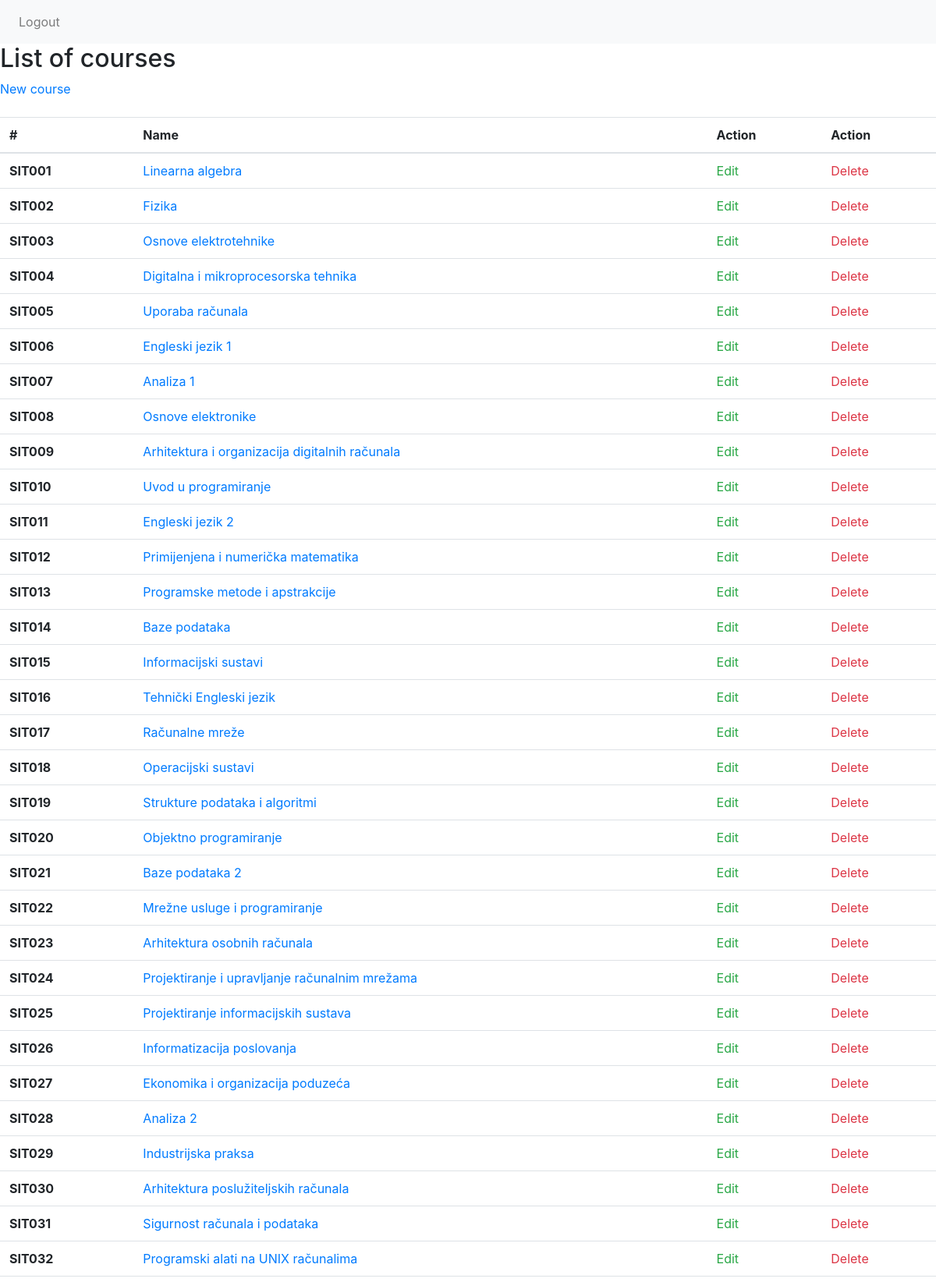
/courses/ (signed in, upper part), run on the app's committed database.
### exam_app/models.py (models this page shows)
class Predmet(models.Model):
    DA = 'DA'
    NE = 'NE'
    IZBORNI = (
        (DA, 'Da'),
        (NE, 'Ne'),
    )
    ime = models.CharField(max_length=100, null=False)
    kod = models.CharField(max_length=6, null=False)
    program = models.TextField(null=False)
    bodovi = models.IntegerField(null=False)
    sem_redovni = models.IntegerField(null=False)
    sem_izvanredni = models.IntegerField(null=False)
    izborni = models.CharField(max_length=2, choices=IZBORNI, null=False)
    def __str__(self):
        return self.ime

### exam_app/views.py (the view)
# urls.py: path('courses/', views.list_courses, name='list_courses'),
@login_required
def list_courses(request):
    courses = Predmet.objects.all()
    return render(request, 'list_courses.html', {'courses': courses})

### exam_app/templates/list_courses.html
{% extends 'base.html' %}
{% block content %}
<h2>List of courses</h2>
<a href="/course"> New course </a><br><br>
<table class="table">
    <thead>
    <tr>
        <th scope="col">#</th>
        <th scope="col">Name</th>
        <th scope="col">Action</th>
        <th scope="col">Action</th>
    </tr>
    </thead>
    <tbody>
    {% for course in courses %}
    <tr>
        <th scope="row">{{course.kod}}</th>
        <td><a href="{% url 'get_course' course.id %}">{{course}}</a></td>
        <td><a class="text-success" href="{% url 'edit_course' course.id %}"> Edit </a></td>
        <td><a class="text-danger" href="{% url 'destroy_course' course.id %}"> Delete </a></td>
    </tr>
    {% endfor %}
    </tbody>
</table>
{% endblock %}

### data on the page
Predmet: kod "SIT001", ime "Linearna algebra"
Predmet: kod "SIT002", ime "Fizika"
Predmet: kod "SIT003", ime "Osnove elektrotehnike"
Predmet: kod "SIT004", ime "Digitalna i mikroprocesorska tehnika"
Predmet: kod "SIT005", ime "Uporaba računala"
Predmet: kod "SIT006", ime "Engleski jezik 1"
Predmet: kod "SIT007", ime "Analiza 1"
Predmet: kod "SIT008", ime "Osnove elektronike"
Predmet: kod "SIT009", ime "Arhitektura i organizacija digitalnih računala"
Predmet: kod "SIT010", ime "Uvod u programiranje"
Predmet: kod "SIT011", ime "Engleski jezik 2"
Predmet: kod "SIT012", ime "Primijenjena i numerička matematika"
Predmet: kod "SIT013", ime "Programske metode i apstrakcije"
Predmet: kod "SIT014", ime "Baze podataka"
Predmet: kod "SIT015", ime "Informacijski sustavi"
Predmet: kod "SIT016", ime "Tehnički Engleski jezik"
Predmet: kod "SIT017", ime "Računalne mreže"
Predmet: kod "SIT018", ime "Operacijski sustavi"
Predmet: kod "SIT019", ime "Strukture podataka i algoritmi"
Predmet: kod "SIT020", ime "Objektno programiranje"
Predmet: kod "SIT021", ime "Baze podataka 2"
Predmet: kod "SIT022", ime "Mrežne usluge i programiranje"
Predmet: kod "SIT023", ime "Arhitektura osobnih računala"
Predmet: kod "SIT024", ime "Projektiranje i upravljanje računalnim mrežama"
Predmet: kod "SIT025", ime "Projektiranje informacijskih sustava"
Predmet: kod "SIT026", ime "Informatizacija poslovanja"
Predmet: kod "SIT027", ime "Ekonomika i organizacija poduzeća"
Predmet: kod "SIT028", ime "Analiza 2"
Predmet: kod "SIT029", ime "Industrijska praksa"
Predmet: kod "SIT030", ime "Arhitektura poslužiteljskih računala"
Predmet: kod "SIT031", ime "Sigurnost računala i podataka"
Predmet: kod "SIT032", ime "Programski alati na UNIX računalima"
